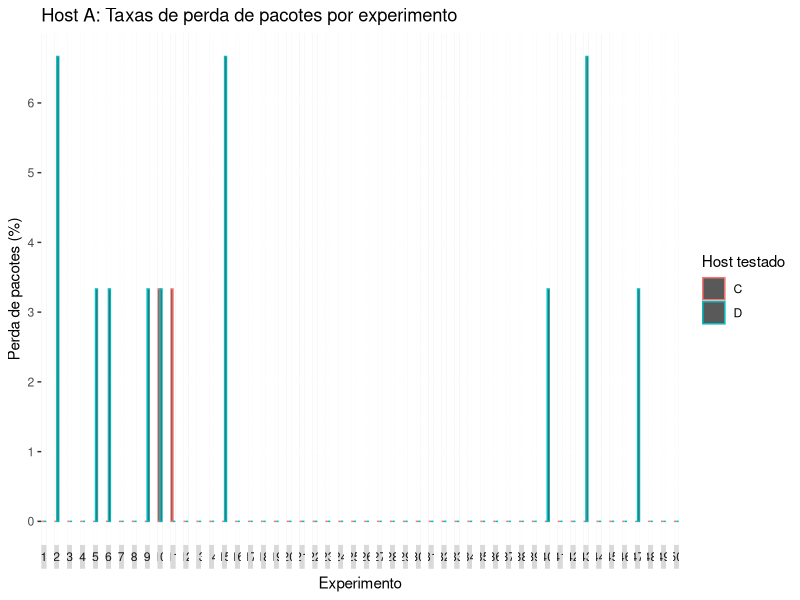

Write R code to recreate this figure.
# histograma de taxas de perda para cada experimento de A para C e D

library(ggplot2)


# Quantidade de amostras
SAMPLE_QTD <- 50

# taxas de perda de pacotes
per_c <- read.table("../hosts/A/data/per-C.txt")
per_d <- read.table("../hosts/A/data/per-D.txt")

# gerando histograma
hist_per <- data.frame(
  exp = rep(seq(1, SAMPLE_QTD), times=2),
  host = c(rep("C", times=SAMPLE_QTD), rep("D", times=SAMPLE_QTD)),
  per = c(per_c[, 1], per_d[, 1])
)

ggplot(hist_per, aes(x=exp, y=per, color=host))+
  geom_bar(stat="identity", position=position_dodge(0.9))+
  facet_grid(. ~ exp, switch="x", scales="free_x", space="free_x")+
  scale_y_continuous(breaks=seq(0, max(hist_per["per"]), 1))+
  theme(
    axis.text.x=element_blank(),
    axis.ticks.x=element_blank()
  )+
  labs( 
    title="Host A: Taxas de perda de pacotes por experimento",
    x="Experimento",
    y="Perda de pacotes (%)",
    color="Host testado"
  )
